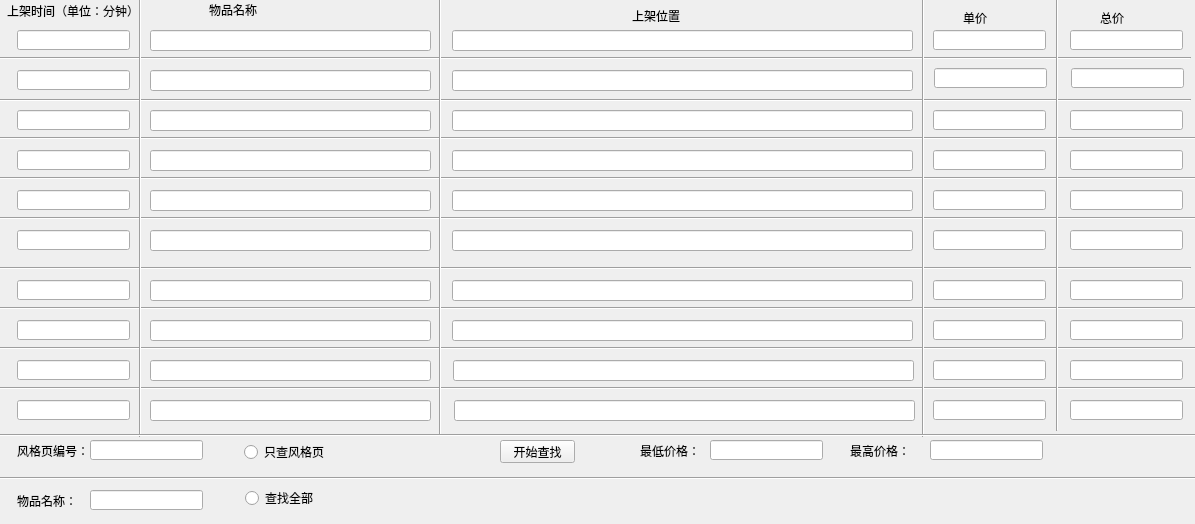
<?xml version="1.0" encoding="UTF-8"?>
<ui version="4.0">
 <class>Form</class>
 <widget class="QWidget" name="Form">
  <property name="geometry">
   <rect>
    <x>0</x>
    <y>0</y>
    <width>1195</width>
    <height>524</height>
   </rect>
  </property>
  <property name="windowTitle">
   <string>Form</string>
  </property>
  <widget class="QLineEdit" name="time_one">
   <property name="geometry">
    <rect>
     <x>17</x>
     <y>30</y>
     <width>113</width>
     <height>20</height>
    </rect>
   </property>
  </widget>
  <widget class="QLineEdit" name="time_two">
   <property name="geometry">
    <rect>
     <x>17</x>
     <y>70</y>
     <width>113</width>
     <height>20</height>
    </rect>
   </property>
  </widget>
  <widget class="QLineEdit" name="time_three">
   <property name="geometry">
    <rect>
     <x>17</x>
     <y>110</y>
     <width>113</width>
     <height>20</height>
    </rect>
   </property>
  </widget>
  <widget class="QLineEdit" name="time_four">
   <property name="geometry">
    <rect>
     <x>17</x>
     <y>150</y>
     <width>113</width>
     <height>20</height>
    </rect>
   </property>
  </widget>
  <widget class="QLineEdit" name="time_eight">
   <property name="geometry">
    <rect>
     <x>17</x>
     <y>320</y>
     <width>113</width>
     <height>20</height>
    </rect>
   </property>
  </widget>
  <widget class="QLineEdit" name="time_nine">
   <property name="geometry">
    <rect>
     <x>17</x>
     <y>360</y>
     <width>113</width>
     <height>20</height>
    </rect>
   </property>
  </widget>
  <widget class="QLineEdit" name="time_five">
   <property name="geometry">
    <rect>
     <x>17</x>
     <y>190</y>
     <width>113</width>
     <height>20</height>
    </rect>
   </property>
  </widget>
  <widget class="QLineEdit" name="time_seven">
   <property name="geometry">
    <rect>
     <x>17</x>
     <y>280</y>
     <width>113</width>
     <height>20</height>
    </rect>
   </property>
  </widget>
  <widget class="QLineEdit" name="time_ten">
   <property name="geometry">
    <rect>
     <x>17</x>
     <y>400</y>
     <width>113</width>
     <height>20</height>
    </rect>
   </property>
  </widget>
  <widget class="QLineEdit" name="time_six">
   <property name="geometry">
    <rect>
     <x>17</x>
     <y>230</y>
     <width>113</width>
     <height>20</height>
    </rect>
   </property>
  </widget>
  <widget class="QLabel" name="label">
   <property name="geometry">
    <rect>
     <x>7</x>
     <y>0</y>
     <width>131</width>
     <height>21</height>
    </rect>
   </property>
   <property name="text">
    <string>上架时间（单位：分钟）</string>
   </property>
  </widget>
  <widget class="QLabel" name="label_2">
   <property name="geometry">
    <rect>
     <x>209</x>
     <y>0</y>
     <width>121</width>
     <height>20</height>
    </rect>
   </property>
   <property name="text">
    <string>物品名称</string>
   </property>
  </widget>
  <widget class="QLineEdit" name="name_one">
   <property name="geometry">
    <rect>
     <x>150</x>
     <y>30</y>
     <width>281</width>
     <height>21</height>
    </rect>
   </property>
   <property name="text">
    <string/>
   </property>
  </widget>
  <widget class="QLineEdit" name="name_two">
   <property name="geometry">
    <rect>
     <x>150</x>
     <y>70</y>
     <width>281</width>
     <height>21</height>
    </rect>
   </property>
   <property name="text">
    <string/>
   </property>
  </widget>
  <widget class="QLineEdit" name="name_three">
   <property name="geometry">
    <rect>
     <x>150</x>
     <y>110</y>
     <width>281</width>
     <height>21</height>
    </rect>
   </property>
   <property name="text">
    <string/>
   </property>
  </widget>
  <widget class="QLineEdit" name="name_four">
   <property name="geometry">
    <rect>
     <x>150</x>
     <y>150</y>
     <width>281</width>
     <height>21</height>
    </rect>
   </property>
   <property name="text">
    <string/>
   </property>
  </widget>
  <widget class="QLineEdit" name="name_six">
   <property name="geometry">
    <rect>
     <x>150</x>
     <y>230</y>
     <width>281</width>
     <height>21</height>
    </rect>
   </property>
   <property name="text">
    <string/>
   </property>
  </widget>
  <widget class="QLineEdit" name="name_seven">
   <property name="geometry">
    <rect>
     <x>150</x>
     <y>280</y>
     <width>281</width>
     <height>21</height>
    </rect>
   </property>
   <property name="text">
    <string/>
   </property>
  </widget>
  <widget class="QLineEdit" name="name_five">
   <property name="geometry">
    <rect>
     <x>150</x>
     <y>190</y>
     <width>281</width>
     <height>21</height>
    </rect>
   </property>
   <property name="text">
    <string/>
   </property>
  </widget>
  <widget class="QLineEdit" name="name_eight">
   <property name="geometry">
    <rect>
     <x>150</x>
     <y>320</y>
     <width>281</width>
     <height>21</height>
    </rect>
   </property>
   <property name="text">
    <string/>
   </property>
  </widget>
  <widget class="QLineEdit" name="name_nine">
   <property name="geometry">
    <rect>
     <x>150</x>
     <y>360</y>
     <width>281</width>
     <height>21</height>
    </rect>
   </property>
   <property name="text">
    <string/>
   </property>
  </widget>
  <widget class="QLineEdit" name="name_ten">
   <property name="geometry">
    <rect>
     <x>150</x>
     <y>400</y>
     <width>281</width>
     <height>21</height>
    </rect>
   </property>
   <property name="text">
    <string/>
   </property>
  </widget>
  <widget class="QLabel" name="label_3">
   <property name="geometry">
    <rect>
     <x>632</x>
     <y>10</y>
     <width>54</width>
     <height>12</height>
    </rect>
   </property>
   <property name="text">
    <string>上架位置</string>
   </property>
  </widget>
  <widget class="QLineEdit" name="place_one">
   <property name="geometry">
    <rect>
     <x>452</x>
     <y>30</y>
     <width>461</width>
     <height>21</height>
    </rect>
   </property>
   <property name="text">
    <string/>
   </property>
  </widget>
  <widget class="QLineEdit" name="place_two">
   <property name="geometry">
    <rect>
     <x>452</x>
     <y>70</y>
     <width>461</width>
     <height>21</height>
    </rect>
   </property>
   <property name="text">
    <string/>
   </property>
  </widget>
  <widget class="QLineEdit" name="place_six">
   <property name="geometry">
    <rect>
     <x>452</x>
     <y>230</y>
     <width>461</width>
     <height>21</height>
    </rect>
   </property>
   <property name="text">
    <string/>
   </property>
  </widget>
  <widget class="QLineEdit" name="place_eight">
   <property name="geometry">
    <rect>
     <x>452</x>
     <y>320</y>
     <width>461</width>
     <height>21</height>
    </rect>
   </property>
   <property name="text">
    <string/>
   </property>
  </widget>
  <widget class="QLineEdit" name="place_ten">
   <property name="geometry">
    <rect>
     <x>454</x>
     <y>400</y>
     <width>461</width>
     <height>21</height>
    </rect>
   </property>
   <property name="text">
    <string/>
   </property>
  </widget>
  <widget class="QLineEdit" name="place_four">
   <property name="geometry">
    <rect>
     <x>452</x>
     <y>150</y>
     <width>461</width>
     <height>21</height>
    </rect>
   </property>
   <property name="text">
    <string/>
   </property>
  </widget>
  <widget class="QLineEdit" name="place_three">
   <property name="geometry">
    <rect>
     <x>452</x>
     <y>110</y>
     <width>461</width>
     <height>21</height>
    </rect>
   </property>
   <property name="text">
    <string/>
   </property>
  </widget>
  <widget class="QLineEdit" name="place_five">
   <property name="geometry">
    <rect>
     <x>452</x>
     <y>190</y>
     <width>461</width>
     <height>21</height>
    </rect>
   </property>
   <property name="text">
    <string/>
   </property>
  </widget>
  <widget class="QLineEdit" name="place_seven">
   <property name="geometry">
    <rect>
     <x>452</x>
     <y>280</y>
     <width>461</width>
     <height>21</height>
    </rect>
   </property>
   <property name="text">
    <string/>
   </property>
  </widget>
  <widget class="QLineEdit" name="place_nine">
   <property name="geometry">
    <rect>
     <x>453</x>
     <y>360</y>
     <width>461</width>
     <height>21</height>
    </rect>
   </property>
   <property name="text">
    <string/>
   </property>
  </widget>
  <widget class="QLabel" name="label_4">
   <property name="geometry">
    <rect>
     <x>963</x>
     <y>10</y>
     <width>61</width>
     <height>16</height>
    </rect>
   </property>
   <property name="text">
    <string>单价</string>
   </property>
  </widget>
  <widget class="QLineEdit" name="single_one">
   <property name="geometry">
    <rect>
     <x>933</x>
     <y>30</y>
     <width>113</width>
     <height>20</height>
    </rect>
   </property>
  </widget>
  <widget class="QLineEdit" name="single_two">
   <property name="geometry">
    <rect>
     <x>934</x>
     <y>68</y>
     <width>113</width>
     <height>20</height>
    </rect>
   </property>
  </widget>
  <widget class="QLineEdit" name="single_three">
   <property name="geometry">
    <rect>
     <x>933</x>
     <y>110</y>
     <width>113</width>
     <height>20</height>
    </rect>
   </property>
  </widget>
  <widget class="QLineEdit" name="single_five">
   <property name="geometry">
    <rect>
     <x>933</x>
     <y>190</y>
     <width>113</width>
     <height>20</height>
    </rect>
   </property>
  </widget>
  <widget class="QLineEdit" name="single_seven">
   <property name="geometry">
    <rect>
     <x>933</x>
     <y>280</y>
     <width>113</width>
     <height>20</height>
    </rect>
   </property>
  </widget>
  <widget class="QLineEdit" name="single_eight">
   <property name="geometry">
    <rect>
     <x>933</x>
     <y>320</y>
     <width>113</width>
     <height>20</height>
    </rect>
   </property>
  </widget>
  <widget class="QLineEdit" name="single_nine">
   <property name="geometry">
    <rect>
     <x>933</x>
     <y>360</y>
     <width>113</width>
     <height>20</height>
    </rect>
   </property>
  </widget>
  <widget class="QLineEdit" name="single_six">
   <property name="geometry">
    <rect>
     <x>933</x>
     <y>230</y>
     <width>113</width>
     <height>20</height>
    </rect>
   </property>
  </widget>
  <widget class="QLineEdit" name="single_ten">
   <property name="geometry">
    <rect>
     <x>933</x>
     <y>400</y>
     <width>113</width>
     <height>20</height>
    </rect>
   </property>
  </widget>
  <widget class="QLineEdit" name="single_four">
   <property name="geometry">
    <rect>
     <x>933</x>
     <y>150</y>
     <width>113</width>
     <height>20</height>
    </rect>
   </property>
  </widget>
  <widget class="QLineEdit" name="total_ten">
   <property name="geometry">
    <rect>
     <x>1070</x>
     <y>400</y>
     <width>113</width>
     <height>20</height>
    </rect>
   </property>
  </widget>
  <widget class="QLineEdit" name="total_six">
   <property name="geometry">
    <rect>
     <x>1070</x>
     <y>230</y>
     <width>113</width>
     <height>20</height>
    </rect>
   </property>
  </widget>
  <widget class="QLineEdit" name="total_three">
   <property name="geometry">
    <rect>
     <x>1070</x>
     <y>110</y>
     <width>113</width>
     <height>20</height>
    </rect>
   </property>
  </widget>
  <widget class="QLineEdit" name="total_nine">
   <property name="geometry">
    <rect>
     <x>1070</x>
     <y>360</y>
     <width>113</width>
     <height>20</height>
    </rect>
   </property>
  </widget>
  <widget class="QLineEdit" name="total_seven">
   <property name="geometry">
    <rect>
     <x>1070</x>
     <y>280</y>
     <width>113</width>
     <height>20</height>
    </rect>
   </property>
  </widget>
  <widget class="QLabel" name="label_5">
   <property name="geometry">
    <rect>
     <x>1100</x>
     <y>10</y>
     <width>61</width>
     <height>16</height>
    </rect>
   </property>
   <property name="text">
    <string>总价</string>
   </property>
  </widget>
  <widget class="QLineEdit" name="total_two">
   <property name="geometry">
    <rect>
     <x>1071</x>
     <y>68</y>
     <width>113</width>
     <height>20</height>
    </rect>
   </property>
  </widget>
  <widget class="QLineEdit" name="total_four">
   <property name="geometry">
    <rect>
     <x>1070</x>
     <y>150</y>
     <width>113</width>
     <height>20</height>
    </rect>
   </property>
  </widget>
  <widget class="QLineEdit" name="total_five">
   <property name="geometry">
    <rect>
     <x>1070</x>
     <y>190</y>
     <width>113</width>
     <height>20</height>
    </rect>
   </property>
  </widget>
  <widget class="QLineEdit" name="total_eight">
   <property name="geometry">
    <rect>
     <x>1070</x>
     <y>320</y>
     <width>113</width>
     <height>20</height>
    </rect>
   </property>
  </widget>
  <widget class="QLineEdit" name="total_one">
   <property name="geometry">
    <rect>
     <x>1070</x>
     <y>30</y>
     <width>113</width>
     <height>20</height>
    </rect>
   </property>
  </widget>
  <widget class="Line" name="line">
   <property name="geometry">
    <rect>
     <x>0</x>
     <y>50</y>
     <width>1191</width>
     <height>16</height>
    </rect>
   </property>
   <property name="orientation">
    <enum>Qt::Horizontal</enum>
   </property>
  </widget>
  <widget class="Line" name="line_2">
   <property name="geometry">
    <rect>
     <x>0</x>
     <y>92</y>
     <width>1191</width>
     <height>16</height>
    </rect>
   </property>
   <property name="orientation">
    <enum>Qt::Horizontal</enum>
   </property>
  </widget>
  <widget class="Line" name="line_3">
   <property name="geometry">
    <rect>
     <x>-10</x>
     <y>130</y>
     <width>1211</width>
     <height>16</height>
    </rect>
   </property>
   <property name="orientation">
    <enum>Qt::Horizontal</enum>
   </property>
  </widget>
  <widget class="Line" name="line_4">
   <property name="geometry">
    <rect>
     <x>-10</x>
     <y>170</y>
     <width>1211</width>
     <height>16</height>
    </rect>
   </property>
   <property name="orientation">
    <enum>Qt::Horizontal</enum>
   </property>
  </widget>
  <widget class="Line" name="line_5">
   <property name="geometry">
    <rect>
     <x>-10</x>
     <y>210</y>
     <width>1211</width>
     <height>16</height>
    </rect>
   </property>
   <property name="orientation">
    <enum>Qt::Horizontal</enum>
   </property>
  </widget>
  <widget class="Line" name="line_6">
   <property name="geometry">
    <rect>
     <x>-20</x>
     <y>260</y>
     <width>1211</width>
     <height>16</height>
    </rect>
   </property>
   <property name="orientation">
    <enum>Qt::Horizontal</enum>
   </property>
  </widget>
  <widget class="Line" name="line_7">
   <property name="geometry">
    <rect>
     <x>-10</x>
     <y>300</y>
     <width>1211</width>
     <height>16</height>
    </rect>
   </property>
   <property name="orientation">
    <enum>Qt::Horizontal</enum>
   </property>
  </widget>
  <widget class="Line" name="line_8">
   <property name="geometry">
    <rect>
     <x>-10</x>
     <y>340</y>
     <width>1211</width>
     <height>16</height>
    </rect>
   </property>
   <property name="orientation">
    <enum>Qt::Horizontal</enum>
   </property>
  </widget>
  <widget class="Line" name="line_9">
   <property name="geometry">
    <rect>
     <x>-10</x>
     <y>380</y>
     <width>1211</width>
     <height>16</height>
    </rect>
   </property>
   <property name="orientation">
    <enum>Qt::Horizontal</enum>
   </property>
  </widget>
  <widget class="Line" name="line_10">
   <property name="geometry">
    <rect>
     <x>130</x>
     <y>-4</y>
     <width>20</width>
     <height>441</height>
    </rect>
   </property>
   <property name="orientation">
    <enum>Qt::Vertical</enum>
   </property>
  </widget>
  <widget class="Line" name="line_11">
   <property name="geometry">
    <rect>
     <x>430</x>
     <y>-6</y>
     <width>20</width>
     <height>441</height>
    </rect>
   </property>
   <property name="orientation">
    <enum>Qt::Vertical</enum>
   </property>
  </widget>
  <widget class="Line" name="line_12">
   <property name="geometry">
    <rect>
     <x>913</x>
     <y>-4</y>
     <width>20</width>
     <height>441</height>
    </rect>
   </property>
   <property name="orientation">
    <enum>Qt::Vertical</enum>
   </property>
  </widget>
  <widget class="Line" name="line_13">
   <property name="geometry">
    <rect>
     <x>1047</x>
     <y>-10</y>
     <width>20</width>
     <height>441</height>
    </rect>
   </property>
   <property name="orientation">
    <enum>Qt::Vertical</enum>
   </property>
  </widget>
  <widget class="QPushButton" name="pushButton">
   <property name="geometry">
    <rect>
     <x>500</x>
     <y>440</y>
     <width>75</width>
     <height>23</height>
    </rect>
   </property>
   <property name="text">
    <string>开始查找</string>
   </property>
  </widget>
  <widget class="QLineEdit" name="num_line_edit">
   <property name="geometry">
    <rect>
     <x>90</x>
     <y>440</y>
     <width>113</width>
     <height>20</height>
    </rect>
   </property>
  </widget>
  <widget class="QLabel" name="label_6">
   <property name="geometry">
    <rect>
     <x>17</x>
     <y>440</y>
     <width>71</width>
     <height>21</height>
    </rect>
   </property>
   <property name="text">
    <string>风格页编号：</string>
   </property>
  </widget>
  <widget class="QLineEdit" name="min_price_line">
   <property name="geometry">
    <rect>
     <x>710</x>
     <y>440</y>
     <width>113</width>
     <height>20</height>
    </rect>
   </property>
  </widget>
  <widget class="QLineEdit" name="hight_price_line">
   <property name="geometry">
    <rect>
     <x>930</x>
     <y>440</y>
     <width>113</width>
     <height>20</height>
    </rect>
   </property>
  </widget>
  <widget class="QLabel" name="label_7">
   <property name="geometry">
    <rect>
     <x>640</x>
     <y>440</y>
     <width>71</width>
     <height>21</height>
    </rect>
   </property>
   <property name="text">
    <string>最低价格：</string>
   </property>
  </widget>
  <widget class="QLabel" name="label_8">
   <property name="geometry">
    <rect>
     <x>850</x>
     <y>440</y>
     <width>71</width>
     <height>21</height>
    </rect>
   </property>
   <property name="text">
    <string>最高价格：</string>
   </property>
  </widget>
  <widget class="Line" name="line_14">
   <property name="geometry">
    <rect>
     <x>-10</x>
     <y>427</y>
     <width>1211</width>
     <height>16</height>
    </rect>
   </property>
   <property name="orientation">
    <enum>Qt::Horizontal</enum>
   </property>
  </widget>
  <widget class="QLabel" name="label_9">
   <property name="geometry">
    <rect>
     <x>17</x>
     <y>490</y>
     <width>71</width>
     <height>21</height>
    </rect>
   </property>
   <property name="text">
    <string>物品名称：</string>
   </property>
  </widget>
  <widget class="QLineEdit" name="num_line_edit_not_motif">
   <property name="geometry">
    <rect>
     <x>90</x>
     <y>490</y>
     <width>113</width>
     <height>20</height>
    </rect>
   </property>
   <property name="text">
    <string/>
   </property>
  </widget>
  <widget class="Line" name="line_15">
   <property name="geometry">
    <rect>
     <x>-10</x>
     <y>470</y>
     <width>1211</width>
     <height>16</height>
    </rect>
   </property>
   <property name="orientation">
    <enum>Qt::Horizontal</enum>
   </property>
  </widget>
  <widget class="QRadioButton" name="only_motif_raido">
   <property name="geometry">
    <rect>
     <x>244</x>
     <y>444</y>
     <width>89</width>
     <height>16</height>
    </rect>
   </property>
   <property name="text">
    <string>只查风格页</string>
   </property>
  </widget>
  <widget class="QRadioButton" name="not_noly_motif_radio">
   <property name="geometry">
    <rect>
     <x>245</x>
     <y>490</y>
     <width>89</width>
     <height>16</height>
    </rect>
   </property>
   <property name="text">
    <string>查找全部</string>
   </property>
  </widget>
 </widget>
 <resources/>
 <connections/>
</ui>
